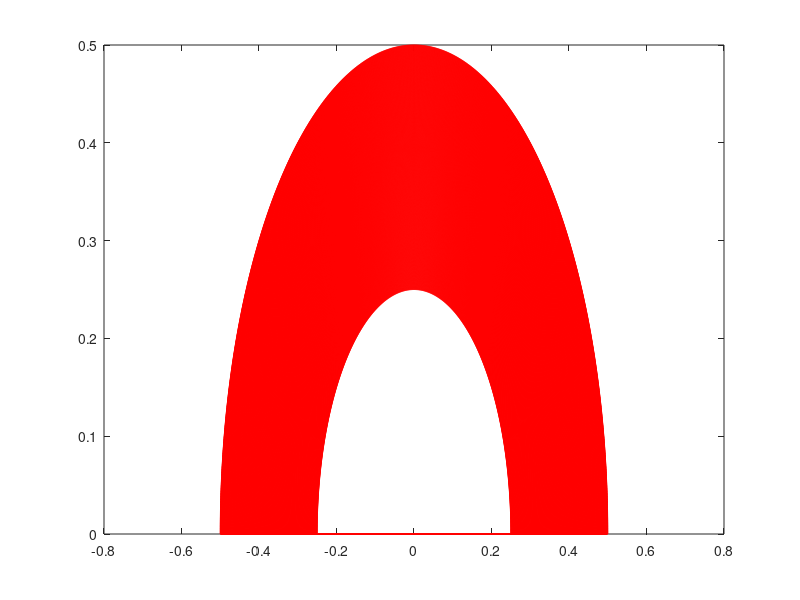

The MATLAB source for this figure:
% Mesh generator for ring
% Written By Robert Masti
% Output the coordinates for the c++ code
clc, clear, close all


ny = 800;
nx = 960;

% r and theta coordinates

theta = linspace(pi,0, nx+1);
rl = linspace(0.25, 0.5, ny+1);


[r,t] = meshgrid(rl, theta);

x=r.*cos(t);
y=r.*sin(t);

xlower = 0.25*cos(theta);
ylower = 0.25*sin(theta);

figure
plot(x,y,'*r');

xlin=reshape(x,[],1);
ylin=reshape(y,[],1);

plot(xlin,ylin,'r');

fileID=fopen('debugMatlab.msh','w');

fprintf(fileID, '%i\n',(nx+1)*(ny+1));
fprintf(fileID, '%i\n',nx+1);
fprintf(fileID, '%i\n',ny+1);

outvec = vertcat(xlin,ylin);
fprintf(fileID, '%d\n', outvec);
length(outvec)

